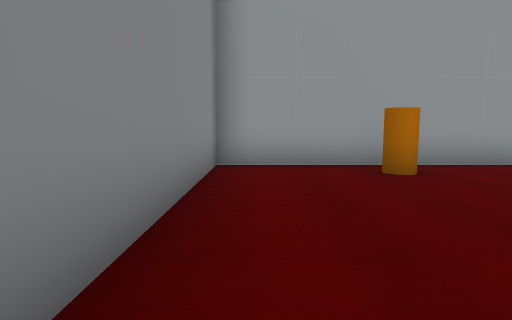
[1] (above)

18 first-person views from a walk through a Unity game level. The camera is 1.4 m above the floor, tilts 6° down and sees 80° across. The floor is counted in squares, 2 m on a side. Each view is taken from the middle of a square. On the plan, view 1 faces up. The plan holds only what a view shows up to about 10 squares ahead; the rest is blank. The place goes on beyond the plan. The player is left out. Some animated figures are not drawn.

[2]
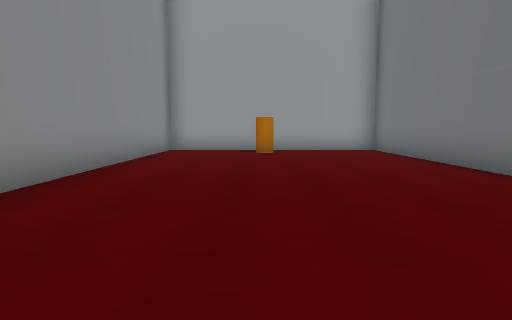

[3]
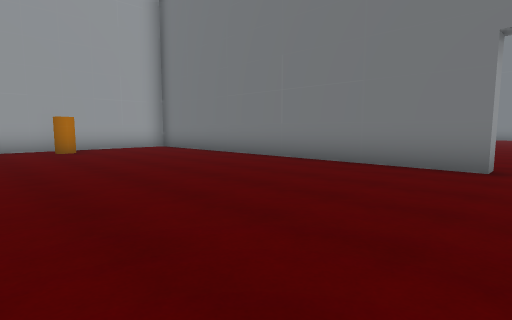

[4]
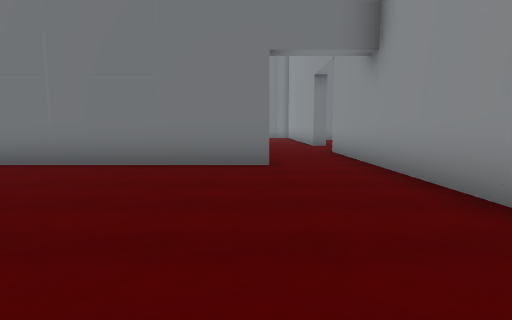

[5]
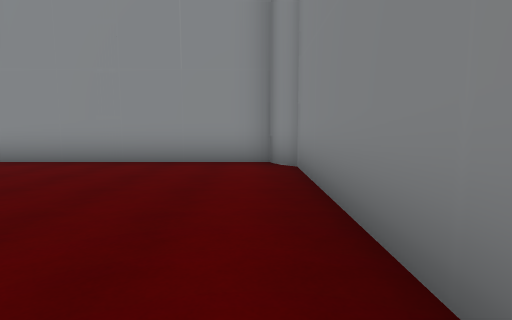

[6]
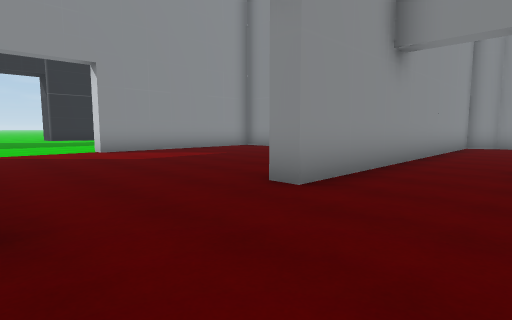

[7]
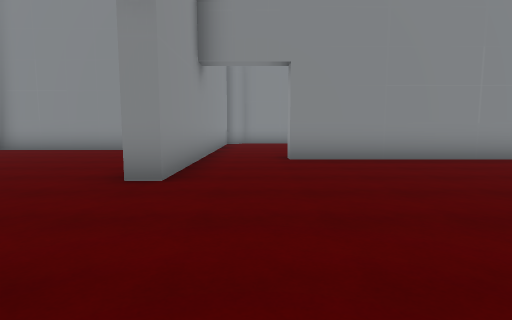

[8]
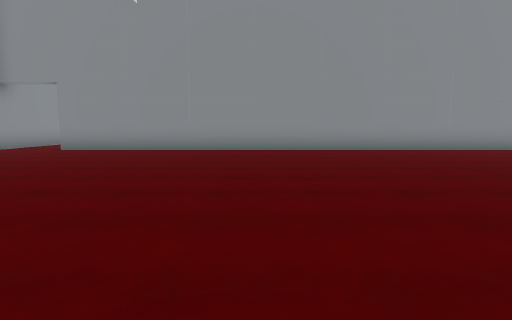

[9]
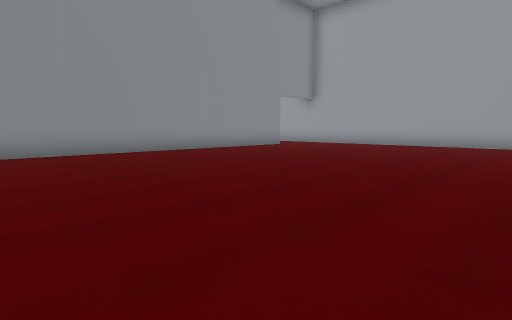

[10]
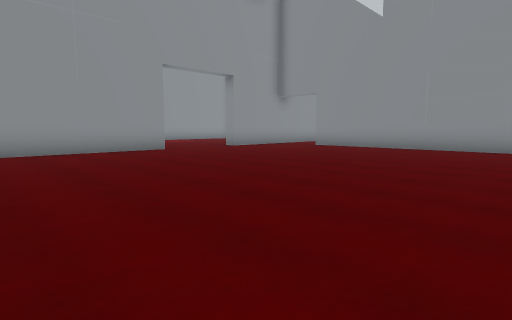

[11]
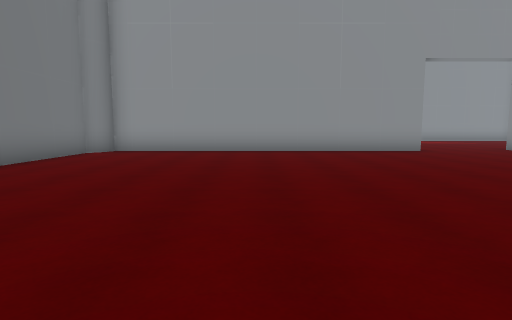

[12]
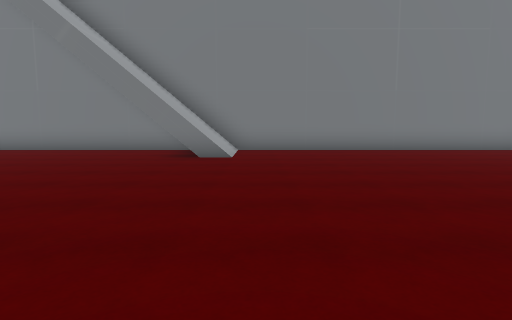

[13]
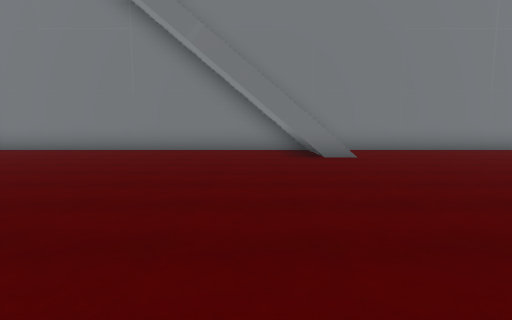

[14]
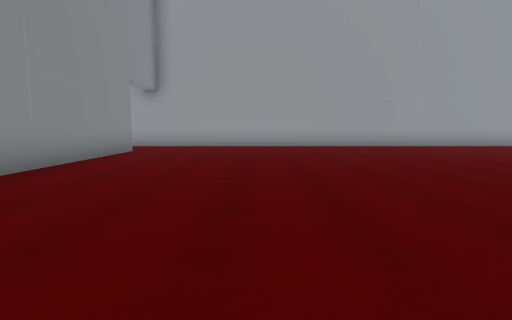

[15]
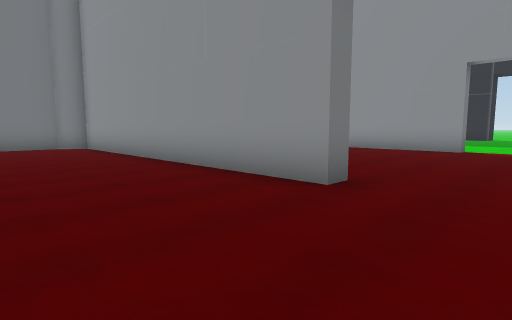

[16]
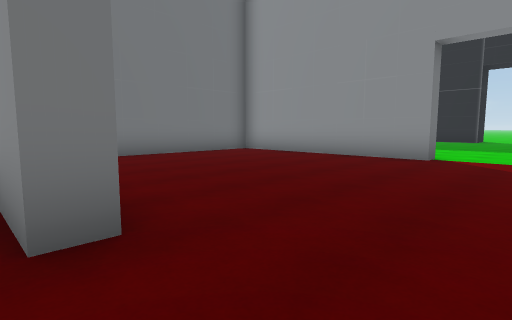

[17]
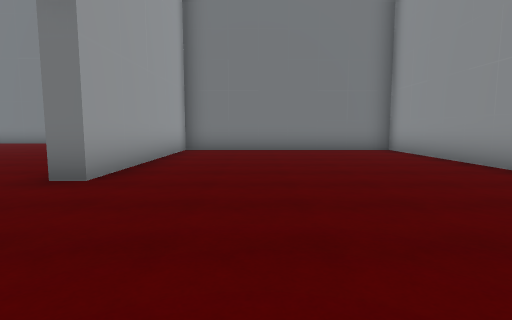

[18]
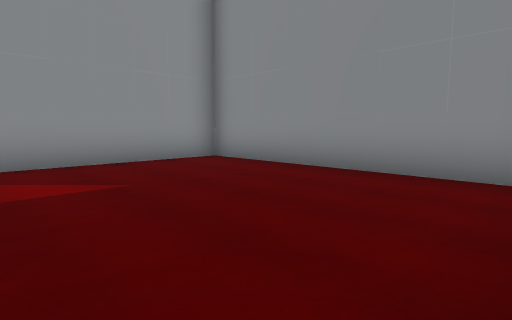

### Floor plan
Points are (right, up) in squares from view 1. A wall is a line through its corners. A room is listed if a view was taken in it or the views show most of it. See-through windows are left out.
Room 1 (views 1, 2, 3, 4, 5)
walls: (5.8, -4.3) (5.8, 5.7) (-0.7, 5.7) (-0.7, -5.5) (-0.5, -5.8) (-0.2, -6.3) (5.5, -6.3)
ways out: opening at (6, -5) to room 2
objects: other object (2, 5)
Room 2 (views 6, 7, 8, 9, 10, 11, 12, 13, 14, 15, 16, 17, 18)
walls: (5.5, -6.3) (9, -6.3) (9, -6.8); (3.2, -7.4) (3.2, -13.3) (9, -13.3) (9, -13.8); (6.3, 12.2) (6.3, -4.3) (5.8, -4.3); (12, -13.3) (17.7, -13.3) (17.7, -6.8) (12, -6.8) (12, -6.3) (21.2, -6.3) (21.5, -5.8) (21.7, -5.5) (21.7, 13.5)
ways out: opening at (6, -5) to room 1; opening at (6, 13); opening at (10, -13.3)

Positions as (right, up) in squares from view 1, and headings:
1: (0, 0), facing up
2: (2, -4), facing up
3: (0, -5), facing up-right
4: (0, -4), facing right
5: (0, 0), facing down
6: (12, -4), facing down-left
7: (13, -5), facing left
8: (16, 2), facing left
9: (15, 2), facing up-left
10: (17, 3), facing down-left
11: (17, 3), facing down
12: (12, 3), facing right
13: (12, 6), facing right
14: (10, 3), facing up
15: (10, -3), facing down-right
16: (10, -6), facing down-right
17: (8, -9), facing right
18: (8, -7), facing down-left
